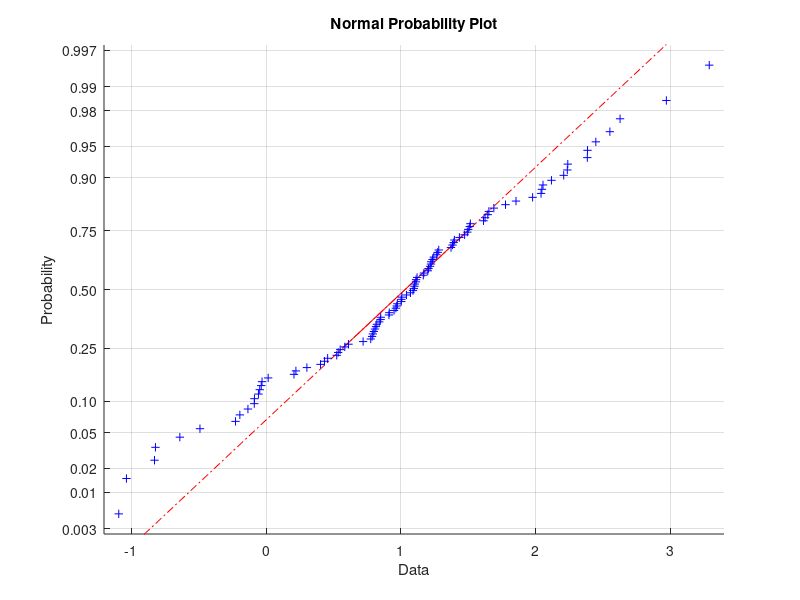

Reproduce this figure in MATLAB.
L1 = normrnd(1,0.2,100,1);
normplot(L1)
L1(101)=1;
M = zeros(100,100);

for i=1:100
    M(i,i)=((((i-100)/L1(i+1))+((i-99.98)/L1(i)))*10);
    if i<=99
        M(i,i+1)=(((100-i)/L1(i+1))*10);
        M(i+1,i)=(((101-i)/L1(i))*10);
    end
end

[U,R]=eig(M);

A1=U(100,100);
G1=sprintf('%d ', A1);
fprintf('Answer: %s\n', A1)

B1=R(100,100);
F1=sprintf('%d ', B1);
fprintf('Answer: %s\n', B1)





L2 = normrnd(1,0.2,100,1);
normplot(L2)
L2(101)=1;
M = zeros(100,100);

for i=1:100
    M(i,i)=((((i-100)/L2(i+1))+((i-99.95)/L2(i)))*10);
    if i<=99
        M(i,i+1)=(((100-i)/L2(i+1))*10);
        M(i+1,i)=(((101-i)/L2(i))*10);
    end
end

[U,R]=eig(M);

A2=U(100,100);
G2=sprintf('%d ', A2);
fprintf('Answer: %s\n', A2)

B2=R(100,100);
F2=sprintf('%d ', B2);
fprintf('Answer: %s\n', B2)





l1 = normrnd(1,0.8,100,1);
normplot(l1)
l1(101)=1;
M = zeros(100,100);

for i=1:100
    M(i,i)=((((i-100)/l1(i+1))+((i-99.98)/l1(i)))*10);
    if i<=99
        M(i,i+1)=(((100-i)/l1(i+1))*10);
        M(i+1,i)=(((101-i)/l1(i))*10);
    end
end

[U,R]=eig(M);

a1=U(100,100);
g1=sprintf('%d ', a1);
fprintf('Answer: %s\n', a1)

b1=R(100,100);
f1=sprintf('%d ', b1);
fprintf('Answer: %s\n', b1)





l2 = normrnd(1,0.8,100,1);
normplot(l2)
l2(101)=1;
M = zeros(100,100);

for i=1:100
    M(i,i)=((((i-100)/l2(i+1))+((i-99.95)/l2(i)))*10);
    if i<=99
        M(i,i+1)=(((100-i)/l2(i+1))*10);
        M(i+1,i)=(((101-i)/l2(i))*10);
    end
end

[U,R]=eig(M);

a2=U(100,100);
g2=sprintf('%d ', a2);
fprintf('Answer: %s\n', a2)

b2=R(100,100);
f2=sprintf('%d ', b2);
fprintf('Answer: %s\n', b2)



